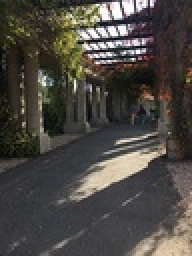
%> input picture img/histogram_equalization.jpg, 96 x 128 px, shrunk from 300 x 400 before the run (shown 2 times larger)
$ octave histogram_equalization.m   (GNU Octave 9; MATLAB toolbox functions it lacks are replaced by stand-ins)
%> lines starting %> are read from the running program, lines starting %| are printed output that depends on the picture
### hist.m
function histogram=hist(img)
histogram=zeros(256,1);

height=size(img,1);
width=size(img,2);
for i=1:height
    for j=1:width
        for l=1:256
            if img(i,j)==l-1
                histogram(l)=histogram(l)+1;
            end

        end
    end

end
graph=bar(0:size(histogram,1)-1,histogram,0.2,'b');
axis([0 255 0 inf])
xlabel('Warto渃i jasno渃i [0,255]');
ylabel('Liczba punkt體 o danej jasno渃i');
end

### histogram_equalization.m
%% Histogram equalization
% author: Konrad P쿽nka

clear all;
close all;

%% Read image to vector
img=imread('img\histogram_equalization.jpg');
%> img is the input picture: size 128x96x3 uint8; mean R, G, B 75.9, 72.3, 66.7
img=rgb2gray(img);
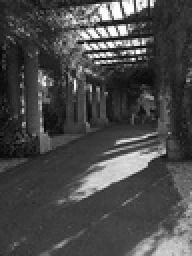
%> img: size 128x96 uint8 (shown 2 times larger); min 4, max 255, mean 72.7

%% Image before processing
subplot(2,2,1);
imshow(img);
title('Original image','FontSize',25)

subplot(2,2,2);
hist(img);
%> after the loop in hist, `for i=1:height`: histogram = 256 values, max 287 at index 64, min 0 at index 1, mean 48
title('Histogram of the original image','FontSize',25)
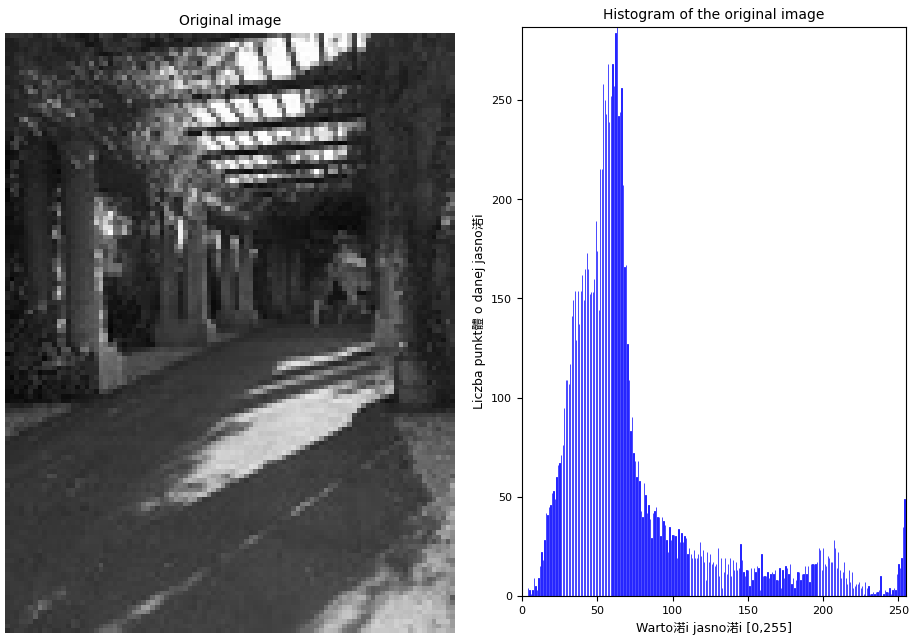
%> figure redrawn from the program's plot data, 2 panels

%% Histogram determination
h=imhist(img);
%> h has the same summary as histogram in hist

length_h=length(h);
%> length_h = 256


sum=h(1);
%> sum = 0
D(1)=h(1)/(size(img,1)*size(img,2));

%% Calculating cumulative distribution function
for n=2:length_h %obliczanie dystrybuanty
         sum=sum+h(n);
        D(n)=sum/(size(img,1)*size(img,2));

end
%> this loop made 255 passes
%> sum on passes 1 to 3: 0, 0, 0
%> after the loop, D = 256 values from 0 to 1; sum = 12288

%% Searching for the first nonzero distribution value
for i=1:size(D)
    if D(i)~= 0
        D0=D(i);
    end
end
%> this loop made 1 pass


%% LUT determination
for i=1:size(h,1)
%> (the run ends here)
